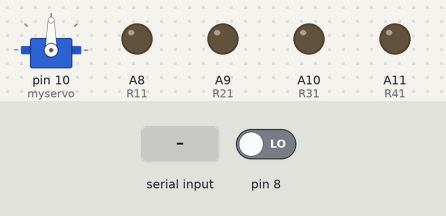
This sketch was run on a simulated Arduino Mega 2560, built with avr-gcc and run on an emulated ATmega2560. On the bench: servo, output pins drawn as LEDs (lit = HIGH). Inputs (shaded band) come from the test bench; at power-on: pin 8 LOW. What the sketch prints to the serial monitor is not drawn.

Above: at 1.2 s.
1.3 s: "a" received over Serial
At 2.2 s:
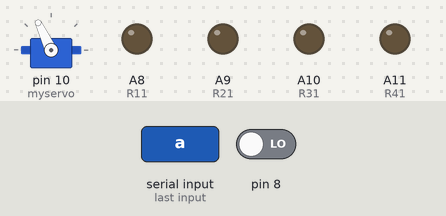
2.8 s: "b" received over Serial
At 3.4 s:
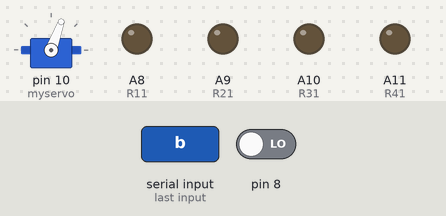
4.3 s: "c" received over Serial
At 5.5 s:
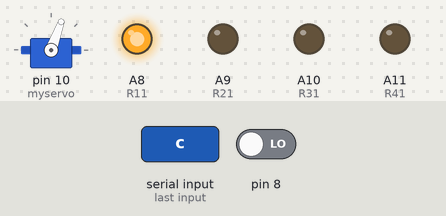
5.8 s: "a" received over Serial
At 6.9 s:
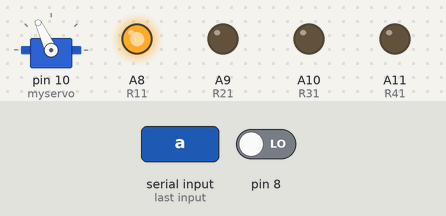
Timing chart, 0 to 8.3 s (numbered marks = the images above; inputs shaded):
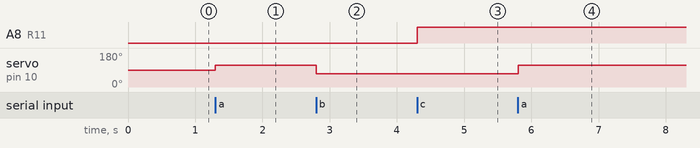

Measured:
- after the input at 1.3 s, servo on pin 10 (myservo): 90° → 115° at once
- after the input at 2.8 s, servo on pin 10 (myservo): 115° → 70° at once
- after the input at 4.3 s, A8 (R11): LOW → HIGH at once
- after the input at 5.8 s, servo on pin 10 (myservo): 70° → 115° at once

The sketch:

auto_2.ino
```cpp
#include <Servo.h>
#include "relay.h"

uint8_t R11 = A8;
uint8_t R21 = A9;
uint8_t R31 = A10;
uint8_t R41 = A11;


Relay relay;
Servo myservo;

void setup() {
 Serial.begin(115200);
 myservo.attach(10);

 relay.reinit();
}

void servoclose()
{
  myservo.write(115);
}

void servoopen()
{
  myservo.write(70);
}

void grab()
{
  int a = 0;
  while(a == 0)
  {
    if(digitalRead(8) == LOW || digitalRead(9) == LOW)
    {
      servoclose();
      a = 1;
    }
  }
}

void servorelease()
{
  myservo.write(70);
}

char receivedCharacter;

void loop() {

 if (Serial.available() > 0)
 {
  receivedCharacter = Serial.read();
 }

 if (receivedCharacter == 'a')
 {
  Serial.println("GRAB");
    grab();

 }

 else if(receivedCharacter == 'b')
 {
    servorelease();
    Serial.println("RELEASE");
 }

else if(receivedCharacter == 'c')
 {
    relay.relay(10);
 }

 else if(receivedCharacter == 'd')
 {
    relay.relay(11);
 }

}
```

Relay.cpp
```cpp
#include "relay.h"


void Relay::reinit()
{
     pinMode(R11,OUTPUT);
	 pinMode(R21,OUTPUT);
	 pinMode(R31,OUTPUT);
	 pinMode(R41,OUTPUT);

	 digitalWrite(R11,LOW);
	 digitalWrite(R21,LOW);
	 digitalWrite(R31,LOW);
	 digitalWrite(R41,LOW);
}


void Relay::relay(uint8_t ch)
{
   switch(ch)
   {
     case 10 :  digitalWrite(R11,HIGH);
			    Serial.println("relay one low");
				break;

	case 11 :  digitalWrite(R11,LOW);
				Serial.println("relay one high");
				break;

	case 20 :  digitalWrite(R21,HIGH);
				Serial.println("relay two low");
				break;

	case 21 :  digitalWrite(R21,LOW);
				Serial.println("relay two high");
				break;

	case 30 :  digitalWrite(R31,HIGH);
				Serial.println("relay three low");
				break;

	case 31 :digitalWrite(R31,LOW);
				Serial.println("relay three high");
				break;

	case 40 :digitalWrite(R41,HIGH);
				Serial.println("relay four low");
				break;

	case 41 :digitalWrite(R41,LOW);
				Serial.println("relay four high");
				break;

   }
}
```

Relay.h
```cpp
#ifndef _relay_h
#define _relay_h
#include "arduino.h"

extern uint8_t R11;
extern uint8_t R21;
extern uint8_t R31;
extern uint8_t R41;


class Relay{
	public:
	void relay(uint8_t ch);
	void reinit();
};

#endif
```
